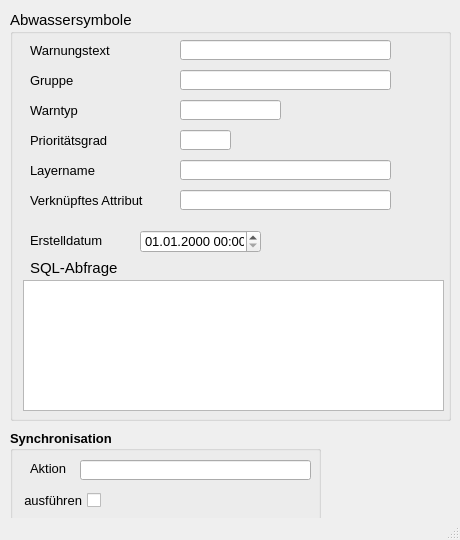
<?xml version="1.0" encoding="UTF-8"?>
<ui version="4.0">
 <class>MainWindow</class>
 <widget class="QMainWindow" name="MainWindow">
  <property name="geometry">
   <rect>
    <x>0</x>
    <y>0</y>
    <width>460</width>
    <height>540</height>
   </rect>
  </property>
  <property name="minimumSize">
   <size>
    <width>460</width>
    <height>540</height>
   </size>
  </property>
  <property name="font">
   <font>
    <family>Tahoma</family>
    <pointsize>10</pointsize>
   </font>
  </property>
  <property name="windowTitle">
   <string>Anbindung Direkteinleiter</string>
  </property>
  <property name="layoutDirection">
   <enum>Qt::LeftToRight</enum>
  </property>
  <widget class="QWidget" name="centralwidget">
   <widget class="QGroupBox" name="groupBox_3">
    <property name="geometry">
     <rect>
      <x>10</x>
      <y>10</y>
      <width>441</width>
      <height>411</height>
     </rect>
    </property>
    <property name="font">
     <font>
      <family>Tahoma</family>
      <pointsize>11</pointsize>
     </font>
    </property>
    <property name="title">
     <string>Abwassersymbole</string>
    </property>
    <widget class="QgsDateTimeEdit" name="createdat">
     <property name="geometry">
      <rect>
       <x>130</x>
       <y>220</y>
       <width>121</width>
       <height>23</height>
      </rect>
     </property>
     <property name="font">
      <font>
       <family>Tahoma</family>
       <pointsize>10</pointsize>
      </font>
     </property>
     <property name="currentSection">
      <enum>QDateTimeEdit::DaySection</enum>
     </property>
     <property name="displayFormat">
      <string>dd.MM.yyyy HH:mm</string>
     </property>
    </widget>
    <widget class="QLabel" name="label_71">
     <property name="geometry">
      <rect>
       <x>20</x>
       <y>220</y>
       <width>101</width>
       <height>21</height>
      </rect>
     </property>
     <property name="font">
      <font>
       <family>Tahoma</family>
       <pointsize>10</pointsize>
      </font>
     </property>
     <property name="text">
      <string>Erstelldatum</string>
     </property>
    </widget>
    <widget class="QLabel" name="label_21">
     <property name="geometry">
      <rect>
       <x>20</x>
       <y>30</y>
       <width>101</width>
       <height>21</height>
      </rect>
     </property>
     <property name="font">
      <font>
       <family>Tahoma</family>
       <pointsize>10</pointsize>
      </font>
     </property>
     <property name="text">
      <string>Warnungstext</string>
     </property>
     <property name="alignment">
      <set>Qt::AlignLeading|Qt::AlignLeft|Qt::AlignVCenter</set>
     </property>
    </widget>
    <widget class="QLabel" name="label_4">
     <property name="geometry">
      <rect>
       <x>20</x>
       <y>60</y>
       <width>101</width>
       <height>21</height>
      </rect>
     </property>
     <property name="font">
      <font>
       <family>Tahoma</family>
       <pointsize>10</pointsize>
      </font>
     </property>
     <property name="text">
      <string>Gruppe</string>
     </property>
     <property name="alignment">
      <set>Qt::AlignLeading|Qt::AlignLeft|Qt::AlignVCenter</set>
     </property>
    </widget>
    <widget class="QLabel" name="label_72">
     <property name="geometry">
      <rect>
       <x>20</x>
       <y>90</y>
       <width>101</width>
       <height>21</height>
      </rect>
     </property>
     <property name="font">
      <font>
       <family>Tahoma</family>
       <pointsize>10</pointsize>
      </font>
     </property>
     <property name="text">
      <string>Warntyp</string>
     </property>
    </widget>
    <widget class="QLineEdit" name="gruppe">
     <property name="geometry">
      <rect>
       <x>170</x>
       <y>60</y>
       <width>211</width>
       <height>20</height>
      </rect>
     </property>
     <property name="font">
      <font>
       <family>Tahoma</family>
       <pointsize>11</pointsize>
      </font>
     </property>
     <property name="toolTip">
      <string>&lt;html&gt;&lt;head/&gt;&lt;body&gt;&lt;p&gt;Zuordnung zu einem Prüfungsthema&lt;/p&gt;&lt;/body&gt;&lt;/html&gt;</string>
     </property>
     <property name="statusTip">
      <string>Zuordnung zu einem Prüfungsthema</string>
     </property>
    </widget>
    <widget class="QLineEdit" name="warntyp">
     <property name="geometry">
      <rect>
       <x>170</x>
       <y>90</y>
       <width>101</width>
       <height>20</height>
      </rect>
     </property>
     <property name="font">
      <font>
       <family>Tahoma</family>
       <pointsize>11</pointsize>
      </font>
     </property>
     <property name="toolTip">
      <string>&lt;html&gt;&lt;head/&gt;&lt;body&gt;&lt;p&gt;Klassifizierung&lt;/p&gt;&lt;/body&gt;&lt;/html&gt;</string>
     </property>
     <property name="statusTip">
      <string>Klassifizierung</string>
     </property>
    </widget>
    <widget class="QLineEdit" name="warntext">
     <property name="geometry">
      <rect>
       <x>170</x>
       <y>30</y>
       <width>211</width>
       <height>20</height>
      </rect>
     </property>
     <property name="font">
      <font>
       <family>Tahoma</family>
       <pointsize>11</pointsize>
      </font>
     </property>
     <property name="toolTip">
      <string>&lt;html&gt;&lt;head/&gt;&lt;body&gt;&lt;p&gt;Bezeichnung der Prüfung&lt;/p&gt;&lt;/body&gt;&lt;/html&gt;</string>
     </property>
     <property name="statusTip">
      <string>Bezeichnung der Prüfung</string>
     </property>
    </widget>
    <widget class="QLabel" name="label_15">
     <property name="geometry">
      <rect>
       <x>20</x>
       <y>250</y>
       <width>101</width>
       <height>16</height>
      </rect>
     </property>
     <property name="text">
      <string>SQL-Abfrage</string>
     </property>
    </widget>
    <widget class="QPlainTextEdit" name="sql">
     <property name="geometry">
      <rect>
       <x>13</x>
       <y>270</y>
       <width>421</width>
       <height>131</height>
      </rect>
     </property>
     <property name="toolTip">
      <string>&lt;html&gt;&lt;head/&gt;&lt;body&gt;&lt;p&gt;SQL-Abfrage zur Auswahl der fehlerhaften Datensätze&lt;/p&gt;&lt;/body&gt;&lt;/html&gt;</string>
     </property>
     <property name="statusTip">
      <string>SQL-Abfrage zur Auswahl der fehlerhaften Datensätze</string>
     </property>
    </widget>
    <widget class="QLineEdit" name="layername">
     <property name="geometry">
      <rect>
       <x>170</x>
       <y>150</y>
       <width>211</width>
       <height>20</height>
      </rect>
     </property>
     <property name="font">
      <font>
       <family>Tahoma</family>
       <pointsize>11</pointsize>
      </font>
     </property>
     <property name="toolTip">
      <string>&lt;html&gt;&lt;head/&gt;&lt;body&gt;&lt;p&gt;Name des untersuchten Layers&lt;/p&gt;&lt;/body&gt;&lt;/html&gt;</string>
     </property>
     <property name="statusTip">
      <string>Name des untersuchten Layers</string>
     </property>
    </widget>
    <widget class="QLabel" name="label_73">
     <property name="geometry">
      <rect>
       <x>20</x>
       <y>150</y>
       <width>101</width>
       <height>21</height>
      </rect>
     </property>
     <property name="font">
      <font>
       <family>Tahoma</family>
       <pointsize>10</pointsize>
      </font>
     </property>
     <property name="text">
      <string>Layername</string>
     </property>
    </widget>
    <widget class="QLineEdit" name="attrname">
     <property name="geometry">
      <rect>
       <x>170</x>
       <y>180</y>
       <width>211</width>
       <height>20</height>
      </rect>
     </property>
     <property name="font">
      <font>
       <family>Tahoma</family>
       <pointsize>11</pointsize>
      </font>
     </property>
     <property name="toolTip">
      <string>&lt;html&gt;&lt;head/&gt;&lt;body&gt;&lt;p&gt;Attribut zur Identifikation des Datensatzes (empfohlen: pk)&lt;/p&gt;&lt;/body&gt;&lt;/html&gt;</string>
     </property>
     <property name="statusTip">
      <string>Attribut zur Identifikation des Datensatzes (empfohlen: pk)</string>
     </property>
    </widget>
    <widget class="QLabel" name="label_74">
     <property name="geometry">
      <rect>
       <x>20</x>
       <y>180</y>
       <width>141</width>
       <height>21</height>
      </rect>
     </property>
     <property name="font">
      <font>
       <family>Tahoma</family>
       <pointsize>10</pointsize>
      </font>
     </property>
     <property name="text">
      <string>Verknüpftes Attribut</string>
     </property>
    </widget>
    <widget class="QLineEdit" name="warnlevel">
     <property name="geometry">
      <rect>
       <x>170</x>
       <y>120</y>
       <width>51</width>
       <height>20</height>
      </rect>
     </property>
     <property name="font">
      <font>
       <family>Tahoma</family>
       <pointsize>11</pointsize>
      </font>
     </property>
     <property name="toolTip">
      <string>&lt;html&gt;&lt;head/&gt;&lt;body&gt;&lt;p&gt;Prioritätsgrad (1: gering - 9: sehr wichtig)&lt;/p&gt;&lt;/body&gt;&lt;/html&gt;</string>
     </property>
     <property name="statusTip">
      <string>Prioritätsgrad (1: gering - 9: sehr wichtig)</string>
     </property>
    </widget>
    <widget class="QLabel" name="label_75">
     <property name="geometry">
      <rect>
       <x>20</x>
       <y>120</y>
       <width>101</width>
       <height>21</height>
      </rect>
     </property>
     <property name="font">
      <font>
       <family>Tahoma</family>
       <pointsize>10</pointsize>
      </font>
     </property>
     <property name="text">
      <string>Prioritätsgrad</string>
     </property>
    </widget>
   </widget>
   <widget class="QGroupBox" name="groupBox_sync">
    <property name="geometry">
     <rect>
      <x>10</x>
      <y>430</y>
      <width>311</width>
      <height>91</height>
     </rect>
    </property>
    <property name="font">
     <font>
      <family>Tahoma</family>
      <pointsize>10</pointsize>
      <weight>75</weight>
      <bold>true</bold>
     </font>
    </property>
    <property name="title">
     <string>Synchronisation</string>
    </property>
    <widget class="QCheckBox" name="status">
     <property name="geometry">
      <rect>
       <x>10</x>
       <y>60</y>
       <width>81</width>
       <height>21</height>
      </rect>
     </property>
     <property name="font">
      <font>
       <family>Tahoma</family>
       <pointsize>10</pointsize>
       <weight>50</weight>
       <bold>false</bold>
      </font>
     </property>
     <property name="toolTip">
      <string>Synchronisation aktivieren</string>
     </property>
     <property name="statusTip">
      <string>Synchronisation aktivieren</string>
     </property>
     <property name="layoutDirection">
      <enum>Qt::RightToLeft</enum>
     </property>
     <property name="text">
      <string>ausführen</string>
     </property>
    </widget>
    <widget class="QLabel" name="label_19">
     <property name="geometry">
      <rect>
       <x>20</x>
       <y>30</y>
       <width>51</width>
       <height>16</height>
      </rect>
     </property>
     <property name="font">
      <font>
       <family>Tahoma</family>
       <pointsize>10</pointsize>
       <weight>50</weight>
       <bold>false</bold>
      </font>
     </property>
     <property name="text">
      <string>Aktion</string>
     </property>
    </widget>
    <widget class="QLineEdit" name="aktion">
     <property name="geometry">
      <rect>
       <x>70</x>
       <y>30</y>
       <width>231</width>
       <height>20</height>
      </rect>
     </property>
     <property name="toolTip">
      <string>&lt;html&gt;&lt;head/&gt;&lt;body&gt;&lt;p&gt;Maßnahme zur Synchronisation&lt;/p&gt;&lt;/body&gt;&lt;/html&gt;</string>
     </property>
     <property name="statusTip">
      <string>Maßnahme zur Synchronisation</string>
     </property>
    </widget>
   </widget>
  </widget>
  <widget class="QStatusBar" name="statusbar"/>
 </widget>
 <customwidgets>
  <customwidget>
   <class>QgsDateTimeEdit</class>
   <extends>QDateTimeEdit</extends>
   <header>qgsdatetimeedit.h</header>
  </customwidget>
 </customwidgets>
 <resources/>
 <connections/>
</ui>
